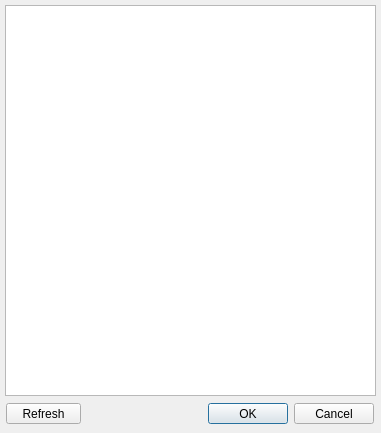
<?xml version="1.0" encoding="UTF-8"?>
<ui version="4.0">
 <class>ConnectForm</class>
 <widget class="QDialog" name="ConnectForm">
  <property name="windowModality">
   <enum>Qt::ApplicationModal</enum>
  </property>
  <property name="geometry">
   <rect>
    <x>0</x>
    <y>0</y>
    <width>381</width>
    <height>433</height>
   </rect>
  </property>
  <property name="maximumSize">
   <size>
    <width>381</width>
    <height>500</height>
   </size>
  </property>
  <property name="windowTitle">
   <string>Select An Oculus</string>
  </property>
  <property name="autoFillBackground">
   <bool>true</bool>
  </property>
  <widget class="QDialogButtonBox" name="buttonBox">
   <property name="geometry">
    <rect>
     <x>163</x>
     <y>403</y>
     <width>211</width>
     <height>21</height>
    </rect>
   </property>
   <property name="standardButtons">
    <set>QDialogButtonBox::Cancel|QDialogButtonBox::Ok</set>
   </property>
  </widget>
  <widget class="QListWidget" name="sonarList">
   <property name="geometry">
    <rect>
     <x>5</x>
     <y>5</y>
     <width>371</width>
     <height>391</height>
    </rect>
   </property>
   <property name="sizePolicy">
    <sizepolicy hsizetype="Expanding" vsizetype="Expanding">
     <horstretch>0</horstretch>
     <verstretch>0</verstretch>
    </sizepolicy>
   </property>
   <property name="focusPolicy">
    <enum>Qt::NoFocus</enum>
   </property>
   <property name="editTriggers">
    <set>QAbstractItemView::NoEditTriggers</set>
   </property>
   <property name="showDropIndicator" stdset="0">
    <bool>false</bool>
   </property>
   <property name="iconSize">
    <size>
     <width>96</width>
     <height>96</height>
    </size>
   </property>
   <property name="textElideMode">
    <enum>Qt::ElideNone</enum>
   </property>
   <property name="isWrapping" stdset="0">
    <bool>false</bool>
   </property>
   <property name="spacing">
    <number>10</number>
   </property>
   <property name="viewMode">
    <enum>QListView::ListMode</enum>
   </property>
   <property name="uniformItemSizes">
    <bool>false</bool>
   </property>
   <property name="wordWrap">
    <bool>false</bool>
   </property>
   <property name="selectionRectVisible">
    <bool>false</bool>
   </property>
   <property name="sortingEnabled">
    <bool>false</bool>
   </property>
  </widget>
  <widget class="QPushButton" name="refresh">
   <property name="geometry">
    <rect>
     <x>6</x>
     <y>403</y>
     <width>75</width>
     <height>21</height>
    </rect>
   </property>
   <property name="text">
    <string>Refresh</string>
   </property>
  </widget>
 </widget>
 <resources/>
 <connections>
  <connection>
   <sender>buttonBox</sender>
   <signal>accepted()</signal>
   <receiver>ConnectForm</receiver>
   <slot>accept()</slot>
   <hints>
    <hint type="sourcelabel">
     <x>305</x>
     <y>252</y>
    </hint>
    <hint type="destinationlabel">
     <x>199</x>
     <y>137</y>
    </hint>
   </hints>
  </connection>
  <connection>
   <sender>buttonBox</sender>
   <signal>rejected()</signal>
   <receiver>ConnectForm</receiver>
   <slot>reject()</slot>
   <hints>
    <hint type="sourcelabel">
     <x>305</x>
     <y>252</y>
    </hint>
    <hint type="destinationlabel">
     <x>199</x>
     <y>137</y>
    </hint>
   </hints>
  </connection>
 </connections>
</ui>
